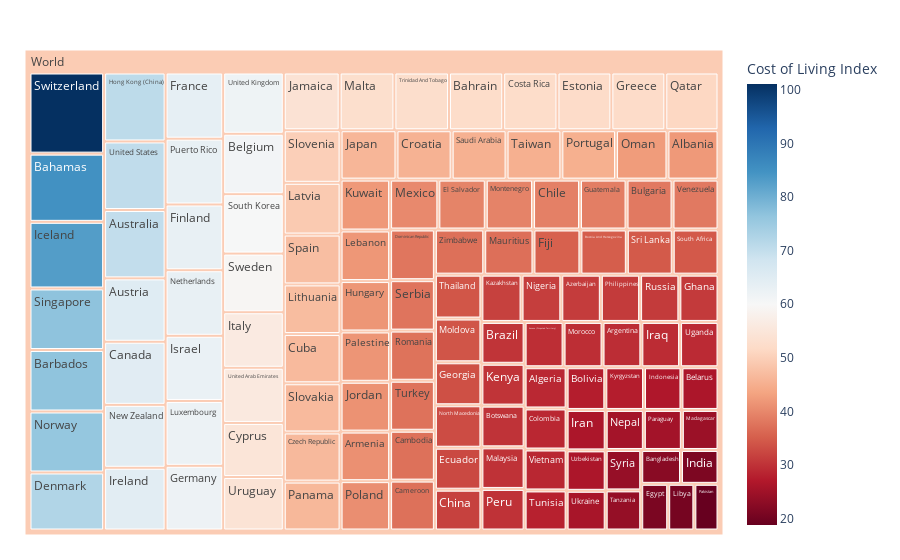

This figure's notebook cell:
### Code cell
import pandas as pd
import plotly.express as px

# Step 1: Load the data
df = pd.read_csv('cost_living.csv')

# Display the first few rows to ensure it's loaded correctly
print(df.head())

# Step 2: Create the treemap
fig = px.treemap(df, 
                 path=[px.Constant("World"), 'Country'], 
                 values='Cost of Living Index',
                 color='Cost of Living Index',
                 hover_data={
                     'Rent Index': True, 
                     'Cost of Living Plus Rent Index': True, 
                     'Groceries Index': True, 
                     'Restaurant Price Index': True, 
                     'Local Purchasing Power Index': True
                 },
                 color_continuous_scale='RdBu')

# Update layout
fig.update_layout(margin=dict(t=50, l=25, r=25, b=25))

# Show plot
fig.show()

### Figure 1 — Plotly figure (JSON) as saved in the notebook; plotly's stock layout.template omitted (floating-point values rounded to 4 significant figures; data arrays with more than 128 entries replaced by an {"elided": "..."} marker saying what was removed)
{"data": [{"branchvalues": "total", "customdata": {"elided": "122x6 mixed values"}, "domain": {"x": [0, 1], "y": [0, 1]}, "hovertemplate": "labels=%{label}<br>Cost of Living Index_sum=%{value}<br>parent=%{parent}<br>id=%{id}<br>Rent Index=%{customdata[0]}<br>Cost of Living Plus Rent Index=%{customdata[1]}<br>Groceries Index=%{customdata[2]}<br>Restaurant Price Index=%{customdata[3]}<br>Local Purchasing Power Index=%{customdata[4]}<br>Cost of Living Index=%{color}<extra></extra>", "ids": ["World/Albania", "World/Algeria", "World/Argentina", "World/Armenia", "World/Australia", "World/Austria", "World/Azerbaijan", "World/Bahamas", "World/Bahrain", "World/Bangladesh", "World/Barbados", "World/Belarus", "World/Belgium", "World/Bolivia", "World/Bosnia And Herzegovina", "World/Botswana", "World/Brazil", "World/Bulgaria", "World/Cambodia", "World/Cameroon", "World/Canada", "World/Chile", "World/China", "World/Colombia", "World/Costa Rica", "World/Croatia", "World/Cuba", "World/Cyprus", "World/Czech Republic", "World/Denmark", "World/Dominican Republic", "World/Ecuador", "World/Egypt", "World/El Salvador", "World/Estonia", "World/Fiji", "World/Finland", "World/France", "World/Georgia", "World/Germany", "World/Ghana", "World/Greece", "World/Guatemala", "World/Hong Kong (China)", "World/Hungary", "World/Iceland", "World/India", "World/Indonesia", "World/Iran", "World/Iraq", "World/Ireland", "World/Israel", "World/Italy", "World/Jamaica", "World/Japan", "World/Jordan", "World/Kazakhstan", "World/Kenya", "World/Kosovo (Disputed Territory)", "World/Kuwait", "World/Kyrgyzstan", "World/Latvia", "World/Lebanon", "World/Libya", "World/Lithuania", "World/Luxembourg", "World/Madagascar", "World/Malaysia", "World/Malta", "World/Mauritius", "World/Mexico", "World/Moldova", "World/Montenegro", "World/Morocco", "World/Nepal", "World/Netherlands", "World/New Zealand", "World/Nigeria", "World/North Macedonia", "World/Norway", "World/Oman", "World/Pakistan", "World/Palestine", "World/Panama", "World/Paraguay", "World/Peru", "World/Philippines", "World/Poland", "World/Portugal", "World/Puerto Rico", "World/Qatar", "World/Romania", "World/Russia", "World/Saudi Arabia", "World/Serbia", "World/Singapore", "World/Slovakia", "World/Slovenia", "World/South Africa", "World/South Korea", "World/Spain", "World/Sri Lanka", "World/Sweden", "World/Switzerland", "World/Syria", "World/Taiwan", "World/Tanzania", "World/Thailand", "World/Trinidad And Tobago", "World/Tunisia", "World/Turkey", "World/Uganda", "World/Ukraine", "World/United Arab Emirates", "World/United Kingdom", "World/United States", "World/Uruguay", "World/Uzbekistan", "World/Venezuela", "World/Vietnam", "World/Zimbabwe", "World"], "labels": ["Albania", "Algeria", "Argentina", "Armenia", "Australia", "Austria", "Azerbaijan", "Bahamas", "Bahrain", "Bangladesh", "Barbados", "Belarus", "Belgium", "Bolivia", "Bosnia And Herzegovina", "Botswana", "Brazil", "Bulgaria", "Cambodia", "Cameroon", "Canada", "Chile", "China", "Colombia", "Costa Rica", "Croatia", "Cuba", "Cyprus", "Czech Republic", "Denmark", "Dominican Republic", "Ecuador", "Egypt", "El Salvador", "Estonia", "Fiji", "Finland", "France", "Georgia", "Germany", "Ghana", "Greece", "Guatemala", "Hong Kong (China)", "Hungary", "Iceland", "India", "Indonesia", "Iran", "Iraq", "Ireland", "Israel", "Italy", "Jamaica", "Japan", "Jordan", "Kazakhstan", "Kenya", "Kosovo (Disputed Territory)", "Kuwait", "Kyrgyzstan", "Latvia", "Lebanon", "Libya", "Lithuania", "Luxembourg", "Madagascar", "Malaysia", "Malta", "Mauritius", "Mexico", "Moldova", "Montenegro", "Morocco", "Nepal", "Netherlands", "New Zealand", "Nigeria", "North Macedonia", "Norway", "Oman", "Pakistan", "Palestine", "Panama", "Paraguay", "Peru", "Philippines", "Poland", "Portugal", "Puerto Rico", "Qatar", "Romania", "Russia", "Saudi Arabia", "Serbia", "Singapore", "Slovakia", "Slovenia", "South Africa", "South Korea", "Spain", "Sri Lanka", "Sweden", "Switzerland", "Syria", "Taiwan", "Tanzania", "Thailand", "Trinidad And Tobago", "Tunisia", "Turkey", "Uganda", "Ukraine", "United Arab Emirates", "United Kingdom", "United States", "Uruguay", "Uzbekistan", "Venezuela", "Vietnam", "Zimbabwe", "World"], "marker": {"coloraxis": "coloraxis", "colors": [42.1, 28.9, 29.4, 41, 70.2, 65.1, 31.2, 85, 52.3, 22.5, 76.6, 26.4, 61.1, 27.6, 35, 30.1, 30.2, 38.3, 37.3, 37.3, 64.8, 39.1, 31.7, 28.8, 52.3, 45.5, 46.7, 54.7, 46.6, 72.3, 37.9, 32.6, 21, 39.5, 52, 35.4, 63.2, 63.7, 33.4, 62.2, 30.9, 52, 38.8, 70.8, 41.7, 83, 21.2, 26.7, 26.4, 29.3, 64.4, 62.7, 56.2, 53.9, 46.1, 41.2, 31.7, 30.2, 29.5, 42.1, 27.6, 49.1, 41.8, 20.4, 47.1, 62.4, 24.5, 30, 52.8, 37.1, 40.2, 34, 39.4, 29.5, 25.5, 63.1, 64.6, 31.4, 33, 76, 42.4, 18.8, 41.6, 46.4, 25.4, 30, 31, 40.8, 45.1, 63.3, 51.3, 37.5, 31, 45.3, 37.7, 76.7, 46.7, 49.9, 34.5, 60.1, 47.3, 34.6, 59.3, 101.1, 24, 45.2, 23.8, 34.1, 52.6, 28.1, 37.4, 29.1, 25.9, 55.8, 62, 70.4, 54.1, 26.4, 38.3, 28.7, 37.2, 49.49]}, "name": "", "parents": ["World", "World", "World", "World", "World", "World", "World", "World", "World", "World", "World", "World", "World", "World", "World", "World", "World", "World", "World", "World", "World", "World", "World", "World", "World", "World", "World", "World", "World", "World", "World", "World", "World", "World", "World", "World", "World", "World", "World", "World", "World", "World", "World", "World", "World", "World", "World", "World", "World", "World", "World", "World", "World", "World", "World", "World", "World", "World", "World", "World", "World", "World", "World", "World", "World", "World", "World", "World", "World", "World", "World", "World", "World", "World", "World", "World", "World", "World", "World", "World", "World", "World", "World", "World", "World", "World", "World", "World", "World", "World", "World", "World", "World", "World", "World", "World", "World", "World", "World", "World", "World", "World", "World", "World", "World", "World", "World", "World", "World", "World", "World", "World", "World", "World", "World", "World", "World", "World", "World", "World", "World", ""], "type": "treemap", "values": [42.1, 28.9, 29.4, 41, 70.2, 65.1, 31.2, 85, 52.3, 22.5, 76.6, 26.4, 61.1, 27.6, 35, 30.1, 30.2, 38.3, 37.3, 37.3, 64.8, 39.1, 31.7, 28.8, 52.3, 45.5, 46.7, 54.7, 46.6, 72.3, 37.9, 32.6, 21, 39.5, 52, 35.4, 63.2, 63.7, 33.4, 62.2, 30.9, 52, 38.8, 70.8, 41.7, 83, 21.2, 26.7, 26.4, 29.3, 64.4, 62.7, 56.2, 53.9, 46.1, 41.2, 31.7, 30.2, 29.5, 42.1, 27.6, 49.1, 41.8, 20.4, 47.1, 62.4, 24.5, 30, 52.8, 37.1, 40.2, 34, 39.4, 29.5, 25.5, 63.1, 64.6, 31.4, 33, 76, 42.4, 18.8, 41.6, 46.4, 25.4, 30, 31, 40.8, 45.1, 63.3, 51.3, 37.5, 31, 45.3, 37.7, 76.7, 46.7, 49.9, 34.5, 60.1, 47.3, 34.6, 59.3, 101.1, 24, 45.2, 23.8, 34.1, 52.6, 28.1, 37.4, 29.1, 25.9, 55.8, 62, 70.4, 54.1, 26.4, 38.3, 28.7, 37.2, 5270.0]}], "layout": {"autosize": true, "coloraxis": {"colorbar": {"title": {"text": "Cost of Living Index"}}, "colorscale": [[0, "rgb(103,0,31)"], [0.1, "rgb(178,24,43)"], [0.2, "rgb(214,96,77)"], [0.3, "rgb(244,165,130)"], [0.4, "rgb(253,219,199)"], [0.5, "rgb(247,247,247)"], [0.6, "rgb(209,229,240)"], [0.7, "rgb(146,197,222)"], [0.8, "rgb(67,147,195)"], [0.9, "rgb(33,102,172)"], [1, "rgb(5,48,97)"]]}, "legend": {"tracegroupgap": 0}, "margin": {"b": 25, "l": 25, "r": 25, "t": 50}}}
